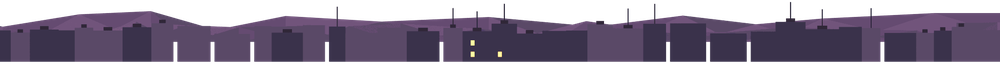
#> input picture assets/weather_scene/backdrops/city_far_dawn.png, 1000 x 64 px, shrunk from 2048 x 132 before the run
$ python crop_alpha.py ../assets/weather_scene/backdrops/city_far_dawn.png
#> lines starting #> are read from the running program, lines starting #| are printed output that depends on the picture
"""Crops transparent renders to their content and prints each box as JSON (art pixels):
{"file.png": [x, y, w, h], ...}. Used by design/blender/hero_env.py.

    python3 tools/crop_alpha.py file.png [...]
"""
import json
import sys

from PIL import Image

out = {}
for path in sys.argv[1:]:
    im = Image.open(path).convert("RGBA")
#> im is the input picture: PIL image 1000x64 RGBA; mean R, G, B, A 55.6, 44.8, 67.2, 167.7
    box = im.getchannel("A").point(lambda a: 255 if a > 1 else 0).getbbox()
#> box = (0, 1, 1000, 62)
    if box is None:
        out[path] = None
        continue
    im.crop(box).save(path, optimize=True)
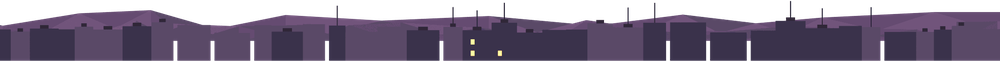
#> saved as city_far_dawn.png: PIL image 1000x61 RGBA; mean R, G, B, A 58.3, 47, 68.8, 176; transparent parts drawn white
    out[path] = [box[0], box[1], box[2] - box[0], box[3] - box[1]]
print(json.dumps(out))
#| {"../assets/weather_scene/backdrops/city_far_dawn.png": [0, 1, 1000, 61]}
